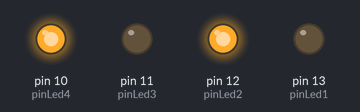
This sketch was run on a simulated Arduino Uno, built with avr-gcc and run on an emulated ATmega328P. Parts: output pins drawn as LEDs (lit = HIGH).

Above: at 0.1 s.
Timing chart, 0 to 1.6 s (numbered marks = the images above):
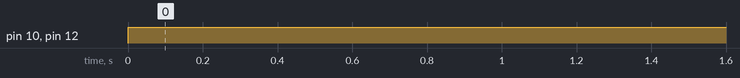

The sketch:

5._BitwiseEncodingOutput.ino
```cpp
#define pinLed1 13
#define pinLed2 12
#define pinLed3 11
#define pinLed4 10

#define led1(x) digitalWrite(pinLed1, x? LOW:HIGH)
#define led2(x) digitalWrite(pinLed2, x? LOW:HIGH)
#define led3(x) digitalWrite(pinLed3, x? LOW:HIGH)
#define led4(x) digitalWrite(pinLed4, x? LOW:HIGH)

void LEDs(uint8_t x)
{ led1(x & (1<<0));
  led2(x & (1<<1));
  led3(x & (1<<2));
  led4(x & (1<<3));
}

void setup()
{ pinMode(pinLed1,OUTPUT);
  pinMode(pinLed2,OUTPUT);
  pinMode(pinLed3,OUTPUT);
  pinMode(pinLed4,OUTPUT);
}

void loop()
{ LEDs(5);
}
```

Measured:
- by itself, pin 10 (pinLed4), pin 12 (pinLed2): LOW → HIGH at 0.00 s
